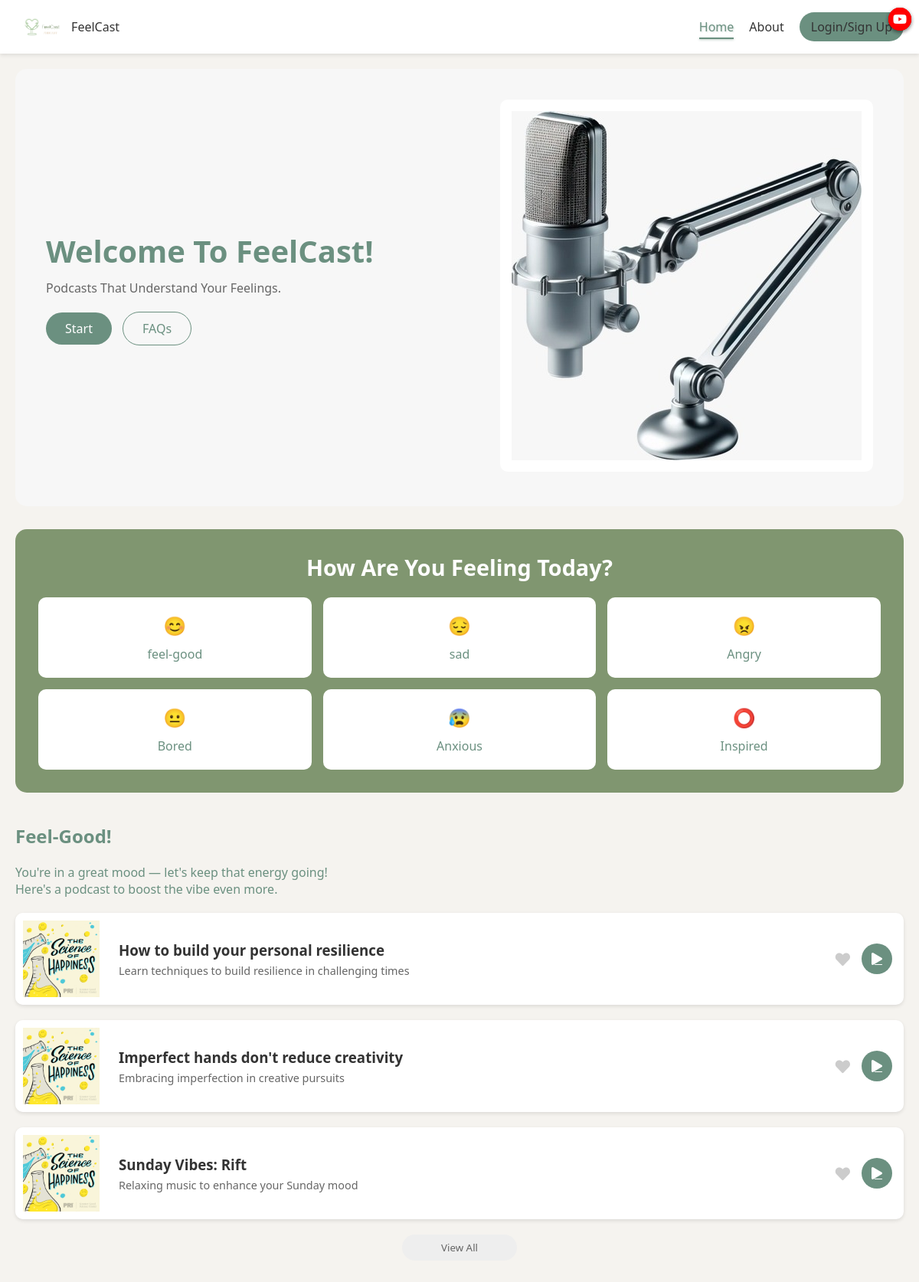
The page / on the database its author committed.
### tables this page shows
CREATE TABLE moods (
    id INT AUTO_INCREMENT PRIMARY KEY,
    name VARCHAR(50) NOT NULL,
    icon VARCHAR(50) NOT NULL
);

CREATE TABLE podcasts (
    id INT AUTO_INCREMENT PRIMARY KEY,
    title VARCHAR(255) NOT NULL,
    description TEXT,
    image_url VARCHAR(255),
    audio_url VARCHAR(255) NOT NULL,
    duration TIME,
    category VARCHAR(100),
    youtube_id VARCHAR(20) NULL
);

### includes/functions.php (called while the page is built, shortened)
<?php
function getMoods() {
    $conn = connectDB();
    $result = $conn->query("SELECT * FROM moods ORDER BY id");
    $moods = $result->fetch_all(MYSQLI_ASSOC);
    return $moods;
}
function getPodcastsByMood($mood_id) {
    $conn = connectDB();
    $stmt = $conn->prepare("
        SELECT p.* FROM podcasts p
        JOIN mood_podcast_mapping m ON p.id = m.podcast_id
        WHERE m.mood_id = ?
    ");
    $stmt->bind_param("i", $mood_id);
    $stmt->execute();
    $result = $stmt->get_result();
    $podcasts = $result->fetch_all(MYSQLI_ASSOC);
    return $podcasts;
}
function isLoggedIn() {
    return isset($_SESSION['user_id']);
}
?>

### index.php (the view, shortened to what this page needs)
<?php
require_once 'includes/functions.php';
$moods = getMoods();
$defaultMoodId = 1;
$podcasts = getPodcastsByMood($defaultMoodId);
?>
<!DOCTYPE html>
<html lang="en">
<head>
    <link rel="stylesheet" href="https://cdnjs.cloudflare.com/ajax/libs/font-awesome/5.15.4/css/all.min.css">
    <link rel="stylesheet" href="assets/css/style.css">
</head>
<body>
    <header>
        <div class="container">
            <nav class="navbar">
                <div class="logo">
                    <img src="assets/images/logo.png" alt="FeelCast Logo">
                    <span>FeelCast</span>
                </div>
                <ul class="nav-links">
                    <li><a href="index.php" class="active">Home</a></li>
                    <li><a href="about.php">About</a></li>
                    <?php if (isLoggedIn()): ?>
                        <li><a href="favorites.php">Favorites</a></li>
                        <li><a href="profile.php">Profile</a></li>
                        <li><a href="logout.php">Logout</a></li>
                    <?php else: ?>
                        <li><a href="login.php" class="auth-btn">Login/Sign Up</a></li>
                    <?php endif; ?>
                </ul>
            </nav>
        </div>
    </header>
    <main class="container">
        <section class="hero" style="background-color: #f7f7f7;">
            <div class="hero-content">
                <h1>Welcome To FeelCast!</h1>
                <p>Podcasts That Understand Your Feelings.</p>
                <div class="btn-group">
                    <a href="#mood-section" class="btn btn-primary">Start</a>
                    <a href="about.php" class="btn btn-secondary">FAQs</a>
                </div>
            </div>
            <div class="hero-image">
                <img src="assets/images/microphone_1.jpg" alt="Podcast Microphone">
            </div>
        </section>
        <section id="mood-section" class="mood-section">
            <h2>How Are You Feeling Today?</h2>
            <div class="mood-grid">
                <?php foreach ($moods as $mood): ?>
                <div class="mood-card" data-mood-id="<?php echo $mood['id']; ?>">
                    <div class="mood-icon"><?php echo $mood['icon']; ?></div>
                    <div class="mood-name"><?php echo $mood['name']; ?></div>
                </div>
                <?php endforeach; ?>
            </div>
        </section>
        <section class="podcast-section">
            <h2>Feel-Good!</h2>
            <p class="podcast-message">You're in a great mood — let's keep that energy going!<br>Here's a podcast to boost the vibe even more.</p>
            <div class="podcast-list">
                <?php foreach ($podcasts as $podcast): ?>
                <div class="podcast-card">
                    <img src="<?php echo $podcast['image_url']; ?>" alt="<?php echo $podcast['title']; ?>" class="podcast-image">
                    <?php if (!empty($podcast['youtube_id'])): ?>
                    <div class="youtube-badge">
                        <i class="fab fa-youtube"></i>
                    </div>
                    <?php endif; ?>
                    <div class="podcast-details">
                        <div class="podcast-info">
                            <h3><?php echo $podcast['title']; ?></h3>
                            <p><?php echo $podcast['description']; ?></p>
                        </div>
                        <div class="podcast-controls">
                            <button class="favorite-btn <?php echo (isLoggedIn() && isFavorite($_SESSION['user_id'], $podcast['id'])) ? 'active' : ''; ?>" data-podcast-id="<?php echo $podcast['id']; ?>">
                                <i class="fas fa-heart"></i>
                            </button>
                            <a href="player.php?id=<?php echo $podcast['id']; ?>" class="play-btn">
                                <i class="fas fa-play"></i>
                            </a>
                        </div>
                    </div>
                </div>
                <?php endforeach; ?>
            </div>
            <button class="view-all-btn">View All</button>
        </section>
    </main>
</body>
</html>

### assets/css/style.css (style rules this page uses)
* { margin: 0; padding: 0; box-sizing: border-box; font-family: 'Segoe UI', Tahoma, Geneva, Verdana, sans-serif; }
body { background-color: #f5f3ef; color: #333; }
.container { max-width: 1200px; margin: 0 auto; padding: 0 20px; }
header { background-color: #fff; padding: 15px 0; box-shadow: 0 2px 5px rgba(0,0,0,0.1); }
.navbar { display: flex; justify-content: space-between; align-items: center; }
.logo { display: flex; align-items: center; }
.logo img { height: 40px; width: auto; vertical-align: middle; background-color: white; padding: 5px; border-radius: 5px; }
.nav-links { display: flex; list-style: none; }
.nav-links li { margin-left: 20px; }
.nav-links a { text-decoration: none; color: #333; font-weight: 500; }
.nav-links a.active { color: #6b9080; text-shadow: 1px 1px 2px rgba(107, 144, 128, 0.3); position: relative; }
.nav-links a.active::after { content: ''; position: absolute; bottom: -5px; left: 0; width: 100%; height: 2px; background-color: #6b9080; box-shadow: 0 1px 3px rgba(107, 144, 128, 0.5); }
.auth-btn { background-color: #6b9080; color: white; padding: 8px 15px; border-radius: 20px; text-decoration: none; font-weight: 500; }
.hero { background-color: #f7f7f7 !important; border-radius: 15px; margin: 20px 0; padding: 40px; text-align: center; display: flex; justify-content: space-between; align-items: center; }
.hero-content { flex: 1; text-align: left; }
.hero h1 { color: #6b9080; font-size: 2.5rem; margin-bottom: 10px; }
.hero p { color: #666; margin-bottom: 20px; }
.hero-image { flex: 1; text-align: right; }
.hero-image img { max-width: 100%; height: auto; background-color: white; padding: 15px; border-radius: 10px; }
.btn-group { margin-top: 20px; }
.btn { display: inline-block; padding: 10px 25px; margin-right: 10px; border-radius: 25px; text-decoration: none; font-weight: 500; }
.btn-primary { background-color: #6b9080; color: white; }
.btn-secondary { background-color: transparent; border: 1px solid #6b9080; color: #6b9080; }
.mood-section { background-color: #809670 !important; border-radius: 15px; padding: 30px; margin: 30px 0; color: white; }
.mood-section h2 { text-align: center; margin-bottom: 20px; font-size: 1.8rem; }
.mood-grid { display: grid; grid-template-columns: repeat(3, 1fr); gap: 15px; }
.mood-card { background-color: white; border-radius: 10px; padding: 20px; text-align: center; cursor: pointer; transition: transform 0.3s; }
.mood-icon { font-size: 24px; margin-bottom: 10px; }
.mood-name { color: #6b9080; font-weight: 500; }
.podcast-section { margin: 40px 0; }
.podcast-section h2 { color: #6b9080; margin-bottom: 20px; }
.podcast-message { color: #6b9080; margin-bottom: 20px; }
.podcast-list { display: flex; flex-direction: column; gap: 20px; }
.podcast-card { display: flex; background-color: white; border-radius: 10px; overflow: hidden; box-shadow: 0 2px 5px rgba(0,0,0,0.1); }
.podcast-image { width: 120px; height: 120px; object-fit: cover; background-color: white; padding: 10px; border-radius: 10px; }
.podcast-details { padding: 15px; flex: 1; display: flex; justify-content: space-between; align-items: center; }
.podcast-info h3 { margin-bottom: 5px; color: #333; }
.podcast-info p { color: #666; font-size: 0.9rem; }
.podcast-controls { display: flex; align-items: center; }
.favorite-btn { background: none; border: none; cursor: pointer; margin-right: 15px; color: #ccc; font-size: 1.2rem; }
.play-btn { width: 40px; height: 40px; border-radius: 50%; background-color: #6b9080; color: white; border: none; cursor: pointer; display: flex; justify-content: center; align-items: center; }
.view-all-btn { display: block; width: 150px; margin: 20px auto; padding: 8px 0; text-align: center; background-color: #eee; border: none; border-radius: 20px; cursor: pointer; color: #666; }
.youtube-badge { position: absolute; top: 10px; right: 10px; background-color: #ff0000; color: white; border-radius: 50%; width: 30px; height: 30px; display: flex; justify-content: center; align-items: center; font-size: 16px; box-shadow: 0 2px 5px rgba(0,0,0,0.2); }
.podcast-image { position: relative; }

### rows shown on the page
moods: icon "😊", name "feel-good"
moods: icon "😔", name "sad"
moods: icon "😠", name "Angry"
moods: icon "😐", name "Bored"
moods: icon "😰", name "Anxious"
moods: icon "⭕", name "Inspired"
podcasts: image_url (picture), title "How to build your personal resilience", description "Learn techniques to build resilience in challenging times"
podcasts: image_url (picture), title "Imperfect hands don't reduce creativity", description "Embracing imperfection in creative pursuits"
podcasts: image_url (picture), title "Sunday Vibes: Rift", description "Relaxing music to enhance your Sunday mood"
